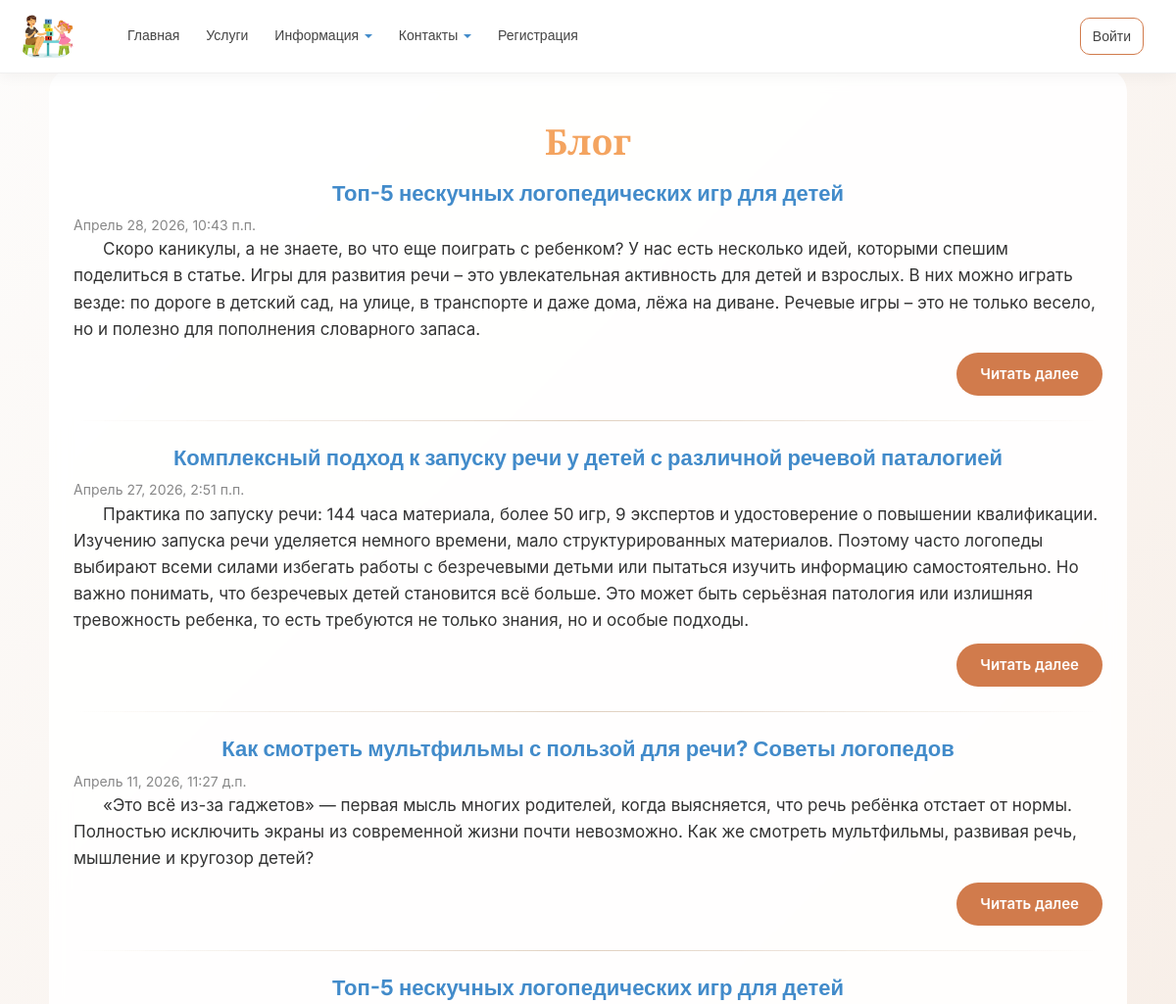
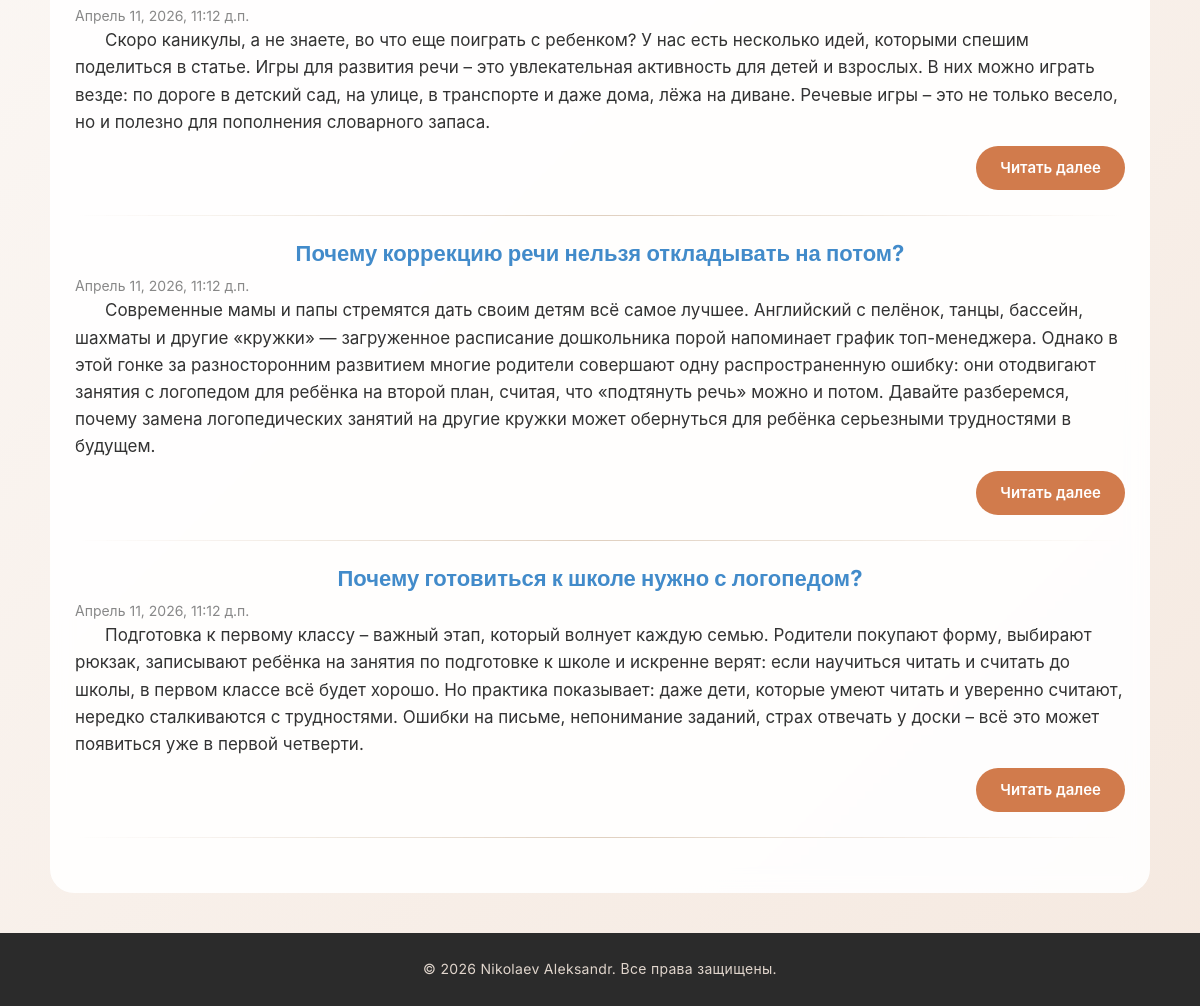
Screenshot of /blog/ with the database file from the repository (2 pictures, top to bottom).
### app/models.py (models this page shows, shortened)
class Blog(models.Model):
    title = models.CharField(max_length=100, unique_for_date = "posted", verbose_name="Заголовок")
    description = models.TextField(verbose_name="Краткое содержание")
    content = models.TextField(verbose_name="Полное содержание")
    posted = models.DateTimeField(default=datetime.now, db_index = True, verbose_name= "Опубликована")
    author = models.ForeignKey(User, null = True, blank = True, on_delete = models.SET_NULL, verbose_name="Автор")
    image = models.FileField(default = 'temp.jpg', verbose_name = "Путь к картинке")
    class Meta:
        db_table = "Posts"
        ordering = ["-posted"]
        verbose_name = "статья блога"
        verbose_name_plural = "cтатья блога"

### app/views.py (the view)
# urls.py: path('blog/', views.blog, name='blog'),
def blog(request):
    assert isinstance(request, HttpRequest)
    posts = Blog.objects.all()
    return render(
        request,
            'app/blog/blog.html',
            {
                'title':'Блог',
                'posts': posts,
                'year': datetime.now().year,
            }
        )

### app/templates/app/blog/blog.html
{% extends "app/layout.html" %}
{% load static %}
{% block content %}
<h2 class="title">{{ title }}</h2>
{% for post in posts %}
<div class="mb-4">
    <h2 class="subtitle text-center">{{ post.title }}</h2>
    <div class="description" style="font-size: 14px; color: #888;">
        {{ post.posted }}
    </div>
    <p class="description text-indent mt-3">{{ post.description }}</p>
    <div class="text-right">
        <a class="btn-base btn-brand" href="{% url 'blogpost' parametr=post.id %}">Читать далее</a>
    </div>
</div>
<hr>
{% empty %}
<p class="description">Статей пока нет.</p>
{% endfor %}
{% endblock %}

### app/static/app/content/site.css (style rules this page uses)
* { margin: 0; padding: 0; box-sizing: border-box; font-family: 'Inter', -apple-system, BlinkMacSystemFont, 'Segoe UI', Roboto, sans-serif; }
body { font-weight: 400; background: linear-gradient(135deg, #fdfcfb 0%, #f5e9e0 100%); display: flex; flex-direction: column; min-height: 100vh; padding-top: 70px; color: #2d2d2d; line-height: 1.6; }
.title { font-family: 'Playfair Display', serif; font-weight: 700; text-align: center; margin: 25px 0 20px; color: sandybrown; font-size: 36px; letter-spacing: 0.3px; }
.subtitle { font-family: 'Inter', sans-serif; font-size: 22px; font-weight: 700; margin: 18px 0 10px; color: #428bca; transition: color 0.3s ease; }
p, .description, li { font-size: 17px; font-weight: 400; line-height: 1.6; color: #333; }
.btn-base { border: none; padding: 10px 24px; border-radius: 30px; font-weight: 600; font-size: 15px; cursor: pointer; transition: all 0.2s ease; text-decoration: none; display: inline-block; text-align: center; }
.btn-brand { background: #d17b4c; color: white !important; }
a { text-decoration: none; }
.text-indent { text-indent: 30px; }
hr { border: 0; height: 1px; background: linear-gradient(to right, transparent, #e0d0c0, transparent); margin: 25px 0; }

### rows the page displays
Blog: title "Топ-5 нескучных логопедических игр для детей", posted "Апрель 28, 2026, 10:43 п.п.", description "Скоро каникулы, а не знаете, во что еще поиграть с ребенком? У нас есть несколько идей, которыми спешим поделиться в статье. Игры для развития речи – это увлекательная активность для детей и взрослых. В них можно играть везде: по дороге в детский сад, на улице, в транспорте и даже дома, лёжа на диване. Речевые игры – это не только весело, но и полезно для пополнения словарного запаса."
Blog: title "Комплексный подход к запуску речи у детей с различной речевой паталогией", posted "Апрель 27, 2026, 2:51 п.п.", description "Практика по запуску речи: 144 часа материала, более 50 игр, 9 экспертов и удостоверение о повышении квалификации. Изучению запуска речи уделяется немного времени, мало структурированных материалов. Поэтому часто логопеды выбирают всеми силами избегать работы с безречевыми детьми или пытаться изучить информацию самостоятельно. Но важно понимать, что безречевых детей становится всё больше. Это может быть серьёзная патология или излишняя тревожность ребенка, то есть требуются не только знания, но и особые подходы."
Blog: title "Как смотреть мультфильмы с пользой для речи? Советы логопедов", posted "Апрель 11, 2026, 11:27 д.п.", description "«Это всё из-за гаджетов» ― первая мысль многих родителей, когда выясняется, что речь ребёнка отстает от нормы. Полностью исключить экраны из современной жизни почти невозможно. Как же смотреть мультфильмы, развивая речь, мышление и кругозор детей?"
Blog: title "Топ-5 нескучных логопедических игр для детей", posted "Апрель 11, 2026, 11:12 д.п.", description "Скоро каникулы, а не знаете, во что еще поиграть с ребенком? У нас есть несколько идей, которыми спешим поделиться в статье. Игры для развития речи – это увлекательная активность для детей и взрослых. В них можно играть везде: по дороге в детский сад, на улице, в транспорте и даже дома, лёжа на диване. Речевые игры – это не только весело, но и полезно для пополнения словарного запаса."
Blog: title "Почему коррекцию речи нельзя откладывать на потом?", posted "Апрель 11, 2026, 11:12 д.п.", description "Современные мамы и папы стремятся дать своим детям всё самое лучшее. Английский с пелёнок, танцы, бассейн, шахматы и другие «кружки» — загруженное расписание дошкольника порой напоминает график топ-менеджера. Однако в этой гонке за разносторонним развитием многие родители совершают одну распространенную ошибку: они отодвигают занятия с логопедом для ребёнка на второй план, считая, что «подтянуть речь» можно и потом. Давайте разберемся, почему замена логопедических занятий на другие кружки может обернуться для ребёнка серьезными трудностями в будущем."
Blog: title "Почему готовиться к школе нужно с логопедом?", posted "Апрель 11, 2026, 11:12 д.п.", description "Подготовка к первому классу – важный этап, который волнует каждую семью. Родители покупают форму, выбирают рюкзак, записывают ребёнка на занятия по подготовке к школе и искренне верят: если научиться читать и считать до школы, в первом классе всё будет хорошо. Но практика показывает: даже дети, которые умеют читать и уверенно считают, нередко сталкиваются с трудностями. Ошибки на письме, непонимание заданий, страх отвечать у доски – всё это может появиться уже в первой четверти."

### other values shown
{{ title }} "Блог"
